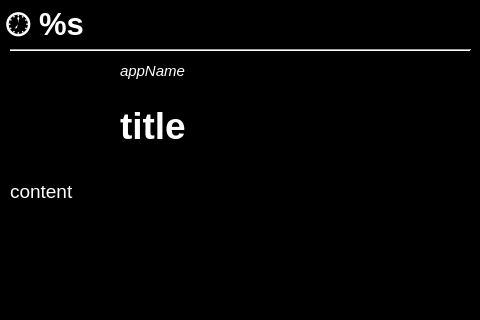
<?xml version="1.0" encoding="UTF-8"?>
<ui version="4.0">
 <class>MainWindow</class>
 <widget class="QMainWindow" name="MainWindow">
  <property name="geometry">
   <rect>
    <x>0</x>
    <y>0</y>
    <width>480</width>
    <height>320</height>
   </rect>
  </property>
  <property name="minimumSize">
   <size>
    <width>480</width>
    <height>320</height>
   </size>
  </property>
  <property name="maximumSize">
   <size>
    <width>480</width>
    <height>320</height>
   </size>
  </property>
  <property name="windowTitle">
   <string>MainWindow</string>
  </property>
  <property name="styleSheet">
   <string notr="true">#centralwidget {
	background-color: black;
}

QLabel {
	color: white;
}</string>
  </property>
  <property name="tabShape">
   <enum>QTabWidget::Rounded</enum>
  </property>
  <property name="unifiedTitleAndToolBarOnMac">
   <bool>false</bool>
  </property>
  <widget class="QWidget" name="centralwidget">
   <widget class="QLabel" name="icon">
    <property name="geometry">
     <rect>
      <x>10</x>
      <y>60</y>
      <width>101</width>
      <height>101</height>
     </rect>
    </property>
    <property name="text">
     <string/>
    </property>
    <property name="scaledContents">
     <bool>true</bool>
    </property>
   </widget>
   <widget class="QLabel" name="appName">
    <property name="geometry">
     <rect>
      <x>120</x>
      <y>60</y>
      <width>351</width>
      <height>21</height>
     </rect>
    </property>
    <property name="font">
     <font>
      <family>Arial</family>
      <pointsize>11</pointsize>
      <italic>true</italic>
     </font>
    </property>
    <property name="text">
     <string>appName</string>
    </property>
   </widget>
   <widget class="QLabel" name="title">
    <property name="geometry">
     <rect>
      <x>120</x>
      <y>90</y>
      <width>351</width>
      <height>71</height>
     </rect>
    </property>
    <property name="minimumSize">
     <size>
      <width>351</width>
      <height>0</height>
     </size>
    </property>
    <property name="maximumSize">
     <size>
      <width>351</width>
      <height>16777215</height>
     </size>
    </property>
    <property name="font">
     <font>
      <family>Arial</family>
      <pointsize>28</pointsize>
      <weight>75</weight>
      <bold>true</bold>
     </font>
    </property>
    <property name="text">
     <string>title</string>
    </property>
    <property name="wordWrap">
     <bool>true</bool>
    </property>
   </widget>
   <widget class="QLabel" name="content">
    <property name="geometry">
     <rect>
      <x>10</x>
      <y>180</y>
      <width>461</width>
      <height>131</height>
     </rect>
    </property>
    <property name="maximumSize">
     <size>
      <width>461</width>
      <height>16777215</height>
     </size>
    </property>
    <property name="font">
     <font>
      <family>Arial</family>
      <pointsize>14</pointsize>
     </font>
    </property>
    <property name="text">
     <string>content</string>
    </property>
    <property name="alignment">
     <set>Qt::AlignLeading|Qt::AlignLeft|Qt::AlignTop</set>
    </property>
    <property name="wordWrap">
     <bool>true</bool>
    </property>
   </widget>
   <widget class="Line" name="line">
    <property name="geometry">
     <rect>
      <x>10</x>
      <y>40</y>
      <width>461</width>
      <height>20</height>
     </rect>
    </property>
    <property name="orientation">
     <enum>Qt::Horizontal</enum>
    </property>
   </widget>
   <widget class="QLabel" name="timeDisplay">
    <property name="geometry">
     <rect>
      <x>6</x>
      <y>3</y>
      <width>461</width>
      <height>41</height>
     </rect>
    </property>
    <property name="font">
     <font>
      <family>Arial</family>
      <pointsize>23</pointsize>
      <weight>75</weight>
      <bold>true</bold>
     </font>
    </property>
    <property name="text">
     <string>🕖 %s</string>
    </property>
   </widget>
  </widget>
 </widget>
 <resources/>
 <connections/>
 <designerdata>
  <property name="gridDeltaX">
   <number>10</number>
  </property>
  <property name="gridDeltaY">
   <number>10</number>
  </property>
  <property name="gridSnapX">
   <bool>true</bool>
  </property>
  <property name="gridSnapY">
   <bool>true</bool>
  </property>
  <property name="gridVisible">
   <bool>false</bool>
  </property>
 </designerdata>
</ui>
